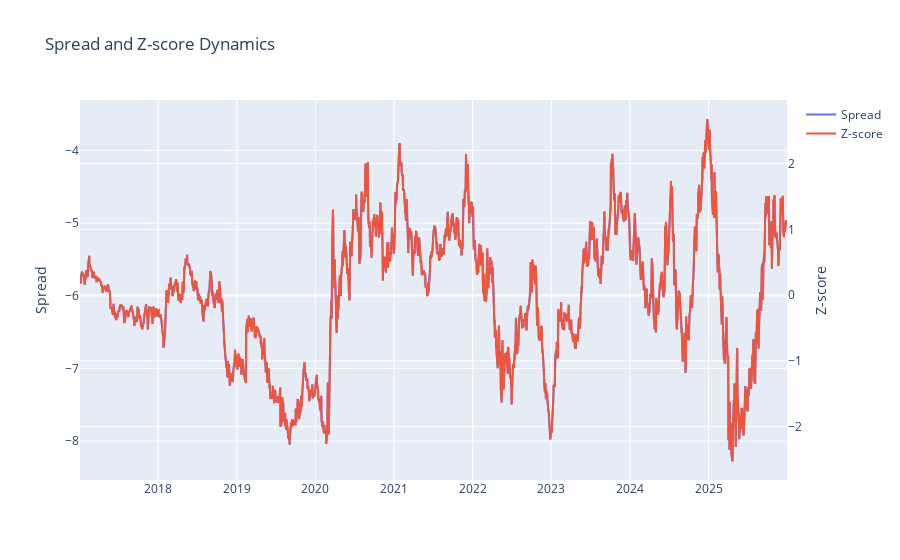

The notebook cell saved with this chart:
### Markdown cell above
## Pair-Level Diagnostics

Used to:
- Verify mean-reversion behavior
- Inspect signal quality
- Identify broken relationships

### Code cell
# Spread & Z-score
from Multi_Asset_Stat_Arb_Backtesting_Engine.main.visualization.pair_plots import plot_spread_zscore

# Example pair
asset1, asset2, _ = pairs[0]
spread, zscore = construct_spread(
    aligned_prices[asset1],
    aligned_prices[asset2]
)

fig_spread = plot_spread_zscore(spread, zscore)
fig_spread.show()

### Figure 1 — Plotly figure (JSON) as saved in the notebook; plotly's stock layout.template omitted (floating-point values rounded to 4 significant figures; data arrays with more than 128 entries replaced by an {"elided": "..."} marker saying what was removed)
{"data": [{"name": "Spread", "type": "scatter", "x": {"elided": "2262 str values"}, "y": {"elided": "2262 float values"}}, {"name": "Z-score", "type": "scatter", "x": {"elided": "2262 str values"}, "y": {"elided": "2262 float values"}, "yaxis": "y2"}], "layout": {"title": {"text": "Spread and Z-score Dynamics"}, "yaxis": {"title": {"text": "Spread"}}, "yaxis2": {"overlaying": "y", "side": "right", "title": {"text": "Z-score"}}}}
